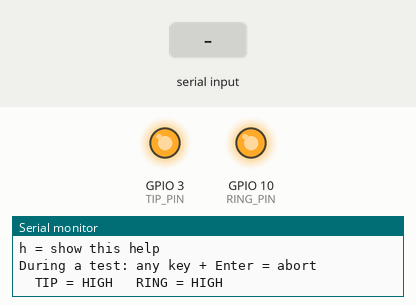
Recording of a sketch running on a simulated Seeed XIAO ESP32-C3. Parts: output pins drawn as LEDs (lit = HIGH), the last lines printed to the serial monitor. The inputs (shaded band) are chosen by the test bench.

Above: at 1.2 s.
1.3 s: "a\n" received over Serial
At 2.4 s:
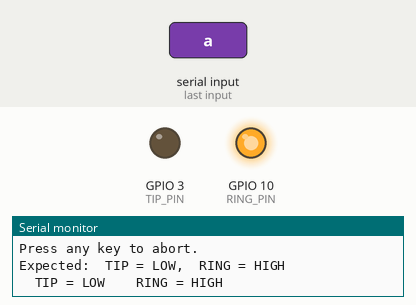
2.8 s: "A\n" received over Serial
At 4.0 s:
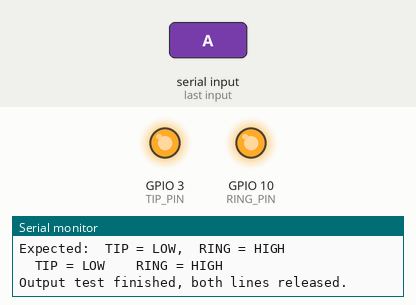
4.3 s: "r\n" received over Serial
At 5.1 s:
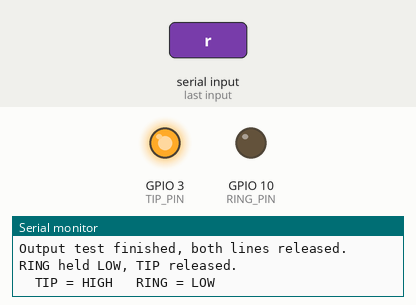
Timing chart, 0 to 7.3 s (numbered marks = the images above; inputs shaded):
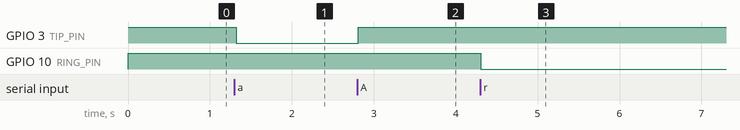

Measured:
- after the input at 1.3 s, GPIO 3 (TIP_PIN): HIGH → LOW at once
- after the input at 2.8 s, GPIO 3 (TIP_PIN): LOW → HIGH at once
- after the input at 4.3 s, GPIO 10 (RING_PIN): HIGH → LOW at once

The sketch:

ti_link_pcb_test.ino
```cpp
/*
  TI-Link PCB test for XIAO ESP32C3
  ---------------------------------
  Verifies the level shifter between the ESP32C3 and the PCB output (5V, GND, TIP, RING).
  Used Hardware: pcb "TI-32 v0.1" by Chromalock, 10k resistors (+- 1%), BSS138-7-F MOSFETs, XIAO_ESP32C3

    TIP_PIN  = D1  (GPIO3)
    RING_PIN = D10 (GPIO10)
    Sleeve   = GND

  Arduino IDE settings:
    Board:           XIAO_ESP32C3
    USB CDC On Boot: Enabled
    Serial Monitor:  115200 baud

  Usage in the Serial Monitor (type a letter + Enter):
    a = output test  (ESP32 -> jack, measure at the jack with a multimeter)
    e = input test   (jack -> ESP32, short Tip/Ring to GND at the jack)
    t = hold TIP low only
    r = hold RING low only
    l = release both lines (idle state, both HIGH)
    s = show current line state once
    h = help

  IMPORTANT: Test WITHOUT a calculator connected!
  The pins are only used as open-drain outputs (pull LOW or release),
  they are never actively driven HIGH.
*/

const int TIP_PIN  = D1;
const int RING_PIN = D10;

// ---------- Helper functions ----------

// Pull the line LOW
void pullLow(int pin) {
  digitalWrite(pin, LOW);
}

// Release the line -> the pull-up makes it HIGH
void release(int pin) {
  digitalWrite(pin, HIGH);
}

const char* levelName(int pin) {
  return digitalRead(pin) ? "HIGH" : "LOW ";
}

void printState() {
  Serial.print("  TIP = ");
  Serial.print(levelName(TIP_PIN));
  Serial.print("   RING = ");
  Serial.println(levelName(RING_PIN));
}

// Waits for the given time, but returns early (true) as soon as
// something is typed in the Serial Monitor
bool waitOrAbort(unsigned long ms) {
  unsigned long start = millis();
  while (millis() - start < ms) {
    if (Serial.available()) return true;
    delay(10);
  }
  return false;
}

void printHelp() {
  Serial.println();
  Serial.println("=== TI-Link PCB test ===");
  Serial.println("a = output test (ESP32 -> jack)");
  Serial.println("e = input test (jack -> ESP32)");
  Serial.println("t = hold TIP low only");
  Serial.println("r = hold RING low only");
  Serial.println("l = release both lines (idle state)");
  Serial.println("s = show line state");
  Serial.println("h = show this help");
  Serial.println("During a test: any key + Enter = abort");
  Serial.println();
}

// ---------- Tests ----------

void outputTest() {
  Serial.println();
  Serial.println("--- Output test: ESP32 -> jack ---");
  Serial.println("Connect the multimeter between Sleeve (GND) and Tip or Ring at the jack.");
  Serial.println("Expected: HIGH = pull-up voltage (e.g. 5 V), LOW = approx. 0 V.");
  Serial.println("Tip and Ring alternate in OPPOSITE phase (never both the same).");
  Serial.println("Press any key to abort.");

  while (true) {
    pullLow(TIP_PIN);
    release(RING_PIN);
    Serial.println("Expected:  TIP = LOW,  RING = HIGH");
    printState();
    if (waitOrAbort(3000)) break;

    release(TIP_PIN);
    pullLow(RING_PIN);
    Serial.println("Expected:  TIP = HIGH, RING = LOW");
    printState();
    if (waitOrAbort(3000)) break;
  }

  release(TIP_PIN);
  release(RING_PIN);
  Serial.println("Output test finished, both lines released.");
}

void inputTest() {
  Serial.println();
  Serial.println("--- Input test: jack -> ESP32 ---");
  Serial.println("Idle state: both lines HIGH.");
  Serial.println("Briefly connect Tip or Ring to Sleeve (GND) at the jack.");
  Serial.println("Expected: only the connected line goes LOW.");
  Serial.println("Press any key to abort.");

  release(TIP_PIN);
  release(RING_PIN);

  int lastTip = -1, lastRing = -1;
  while (!Serial.available()) {
    int tip  = digitalRead(TIP_PIN);
    int ring = digitalRead(RING_PIN);
    // Only print on change, so transitions are easy to spot
    if (tip != lastTip || ring != lastRing) {
      printState();
      lastTip = tip;
      lastRing = ring;
    }
    delay(20);
  }
  Serial.println("Input test finished.");
}

// ---------- Setup / Loop ----------

void setup() {
  Serial.begin(115200);

  // Open-drain: LOW pulls the line down, HIGH only releases it
  pinMode(TIP_PIN, OUTPUT_OPEN_DRAIN);
  pinMode(RING_PIN, OUTPUT_OPEN_DRAIN);
  release(TIP_PIN);
  release(RING_PIN);

  // Wait briefly so the Serial Monitor can connect
  unsigned long start = millis();
  while (!Serial && millis() - start < 3000) {
    delay(10);
  }

  printHelp();
  printState();
}

void loop() {
  if (!Serial.available()) return;

  char c = Serial.read();
  // Ignore line endings and spaces
  if (c == '\n' || c == '\r' || c == ' ') return;
  // Discard the rest of the line
  delay(5);
  while (Serial.available()) Serial.read();

  switch (c) {
    case 'a': case 'A': outputTest(); break;
    case 'e': case 'E': inputTest(); break;
    case 't': case 'T':
      pullLow(TIP_PIN); release(RING_PIN);
      Serial.println("TIP held LOW, RING released.");
      printState();
      break;
    case 'r': case 'R':
      release(TIP_PIN); pullLow(RING_PIN);
      Serial.println("RING held LOW, TIP released.");
      printState();
      break;
    case 'l': case 'L':
      release(TIP_PIN); release(RING_PIN);
      Serial.println("Both lines released.");
      printState();
      break;
    case 's': case 'S': printState(); break;
    case 'h': case 'H': printHelp(); break;
    default:
      Serial.print("Unknown command: ");
      Serial.println(c);
      printHelp();
  }

  // Discard any input that was typed to abort a test
  delay(5);
  while (Serial.available()) Serial.read();
}
```
